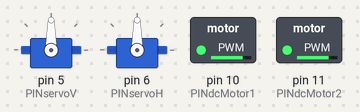
Bench run of a sketch on a simulated Arduino Uno, built with avr-gcc and run on an emulated ATmega328P. Parts: 2 × servo, switched loads named in the sketch (green lamp = pin HIGH).

Above: at 0.2 s.
Timing chart, 0 to 1.7 s (numbered marks = the images above):
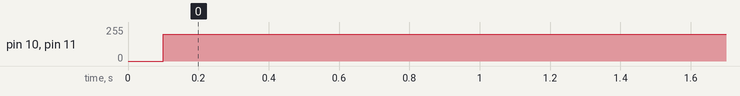

The sketch:

piposhot.ino
```cpp
#include <Servo.h>

const int PINdcMotor1 = 10;
const int PINdcMotor2 = 11;
const int PINservoV = 5;
const int PINservoH = 6;
const int maxServoV = 170;
const int minServoV = 100;
const int maxServoH = 180;
const int minServoH = 0;
const int maxDCvel = 255;//127;
const int minDCvel = 0;
const int DCvelLow = 50;
Servo servoV;
Servo servoH;
int servoVpos = 100;
int servoHpos = 180;
int dcMotor1Vel = 150;
int dcMotor2Vel = 150;

int dcMotorsSpeed(int DCspeed)
{
  /* Function to spin the DC motors at a certain speed */
  // 1 - Check limits
  if (DCspeed > maxDCvel || DCspeed < minDCvel)
  {
    return 1;
  }
  // 2 - Send speed to motors
  else
  {
    dcMotor1Vel = DCspeed;
    dcMotor2Vel = DCspeed;
    analogWrite(PINdcMotor1, dcMotor1Vel);
    analogWrite(PINdcMotor2, dcMotor2Vel);
    return 0;
  }
}

void dcMotorsLow()
{
  /* Function to activate the DC motors at low speed */
  dcMotor1Vel = DCvelLow;
  dcMotor2Vel = DCvelLow;
  analogWrite(PINdcMotor1, dcMotor1Vel);
  analogWrite(PINdcMotor2, dcMotor1Vel);
}

void dcMotorsStop()
{
  /* Function to stop the DC motors */
  dcMotor1Vel = 0;
  dcMotor2Vel = 0;
  analogWrite(PINdcMotor1, dcMotor1Vel);
  analogWrite(PINdcMotor2, dcMotor1Vel);
}

int servoVMoveTo(int angle)
{
  /* Function to move the servo V to a desired angle */
  // 1 - Check limits
  if (angle > maxServoV || angle < minServoV)
  {
    return 1;
  }
  // 2 - Select moving direction
  int adiff = angle - servoVpos;
  if (adiff == 0)
  {
    // 2.1 - We are at the desired angle
    return 0;
  }
  else if (adiff > 0)
  {
    // 2.2 - Increase angle
    while (servoVpos != angle)
    {
      servoVpos = servoVpos + 1;
      servoV.write(servoVpos);
      delay(100);
    }
    return 0;
  }
  else if (adiff < 0)
  {
    // 2.3 - Decrease angle
    while (servoVpos != angle)
    {
      servoVpos = servoVpos - 1;
      servoV.write(servoVpos);
      delay(100);
    }
    return 0;
  }

}

int servoHMoveTo(int angle) {
  /* Function to move the servo H to a desired angle */
  // 1 - Check limits
  if (angle > maxServoH || angle < minServoH)
  {
    return 1;
  }
  // 2 - Select moving direction
  int adiff = angle - servoHpos;
  if (adiff == 0)
  {
    // 2.1 - We are at the desired angle
    return 0;
  }
  else if (adiff > 0)
  {
    // 2.2 - Increase angle
    while (servoHpos != angle)
    {
      servoHpos = servoHpos + 1;
      servoH.write(servoHpos);
      delay(100);
    }
    return 0;
  }
  else if (adiff < 0)
  {
    // 2.3 - Decrease angle
    while (servoHpos != angle)
    {
      servoHpos = servoHpos - 1;
      servoH.write(servoHpos);
      delay(100);
    }
    return 0;
  }

}

void servoVswipe()
{
  /* Functino to swipe the servo V to max and min */
  while (servoVpos < maxServoV)
  {
    servoVpos = servoVpos + 1;
    servoV.write(servoVpos);
    delay(100);
  }
  while (servoVpos > minServoV)
  {
    servoVpos = servoVpos - 1;
    servoV.write(servoVpos);
    delay(100);
  }
}

void servoHswipe()
{
  /* Functino to swipe the servo H to max and min */
  while (servoHpos < maxServoH)
  {
    servoHpos = servoHpos + 1;
    servoH.write(servoHpos);
    delay(100);
  }
  while (servoHpos > minServoH)
  {
    servoHpos = servoHpos - 1;
    servoH.write(servoHpos);
    delay(100);
  }
}

void setup()
{
  // 1 - Define PIN functions
  pinMode(PINdcMotor1, OUTPUT);
  pinMode(PINdcMotor2, OUTPUT);
  servoV.attach(PINservoV);
  servoH.attach(PINservoH);
  // 2 - Begin Serial communication
  Serial.begin(9600);
  // 3 - Move servos to initial position
  //servoV.write(servoVpos);
  //servoH.write(servoHpos);
  // 4 - Wait 10 seconds for safety
  delay(100);
}

void loop()
{
  dcMotorsSpeed(200);
}
```

Measured:
- by itself, pin 10 (PINdcMotor1), pin 11 (PINdcMotor2): 0/255 → 200/255 at 0.10 s
